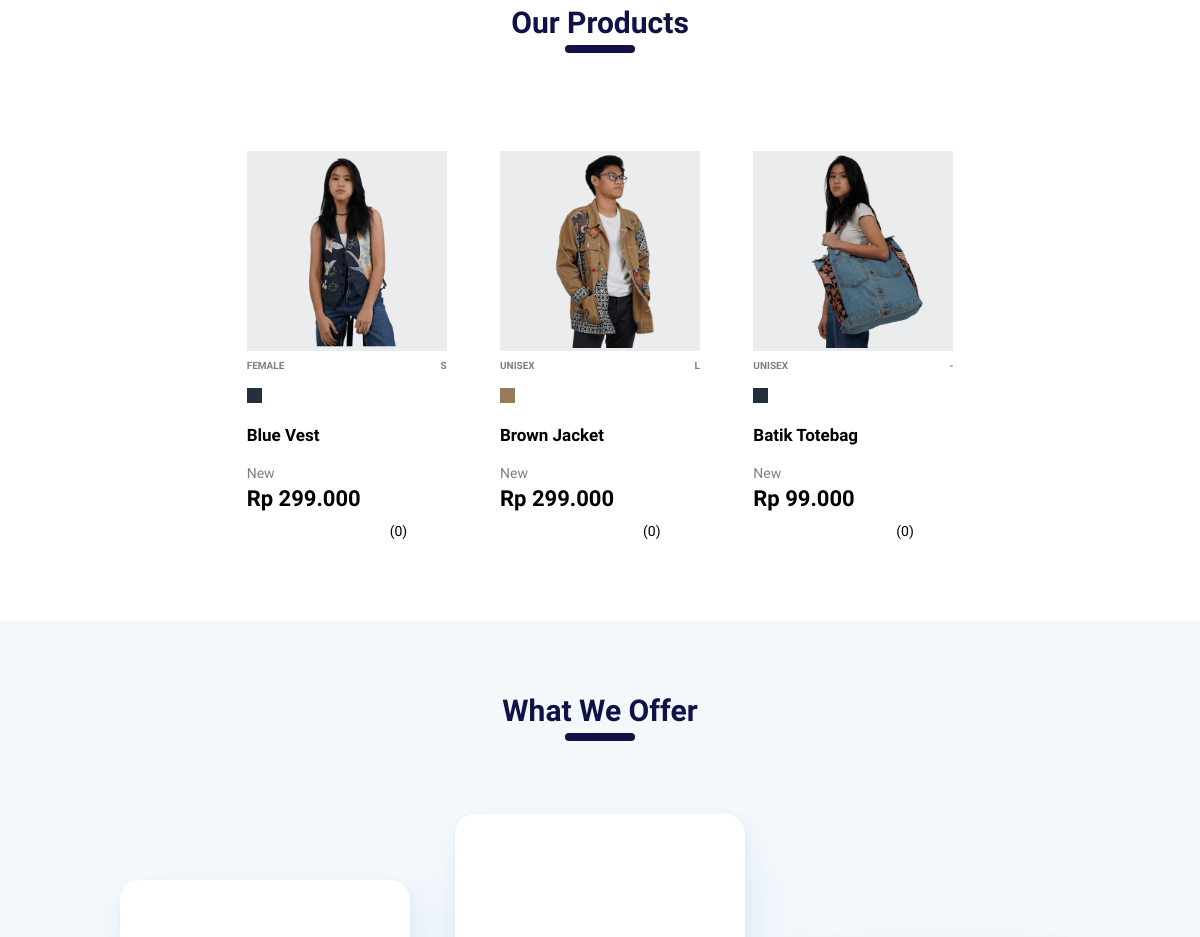
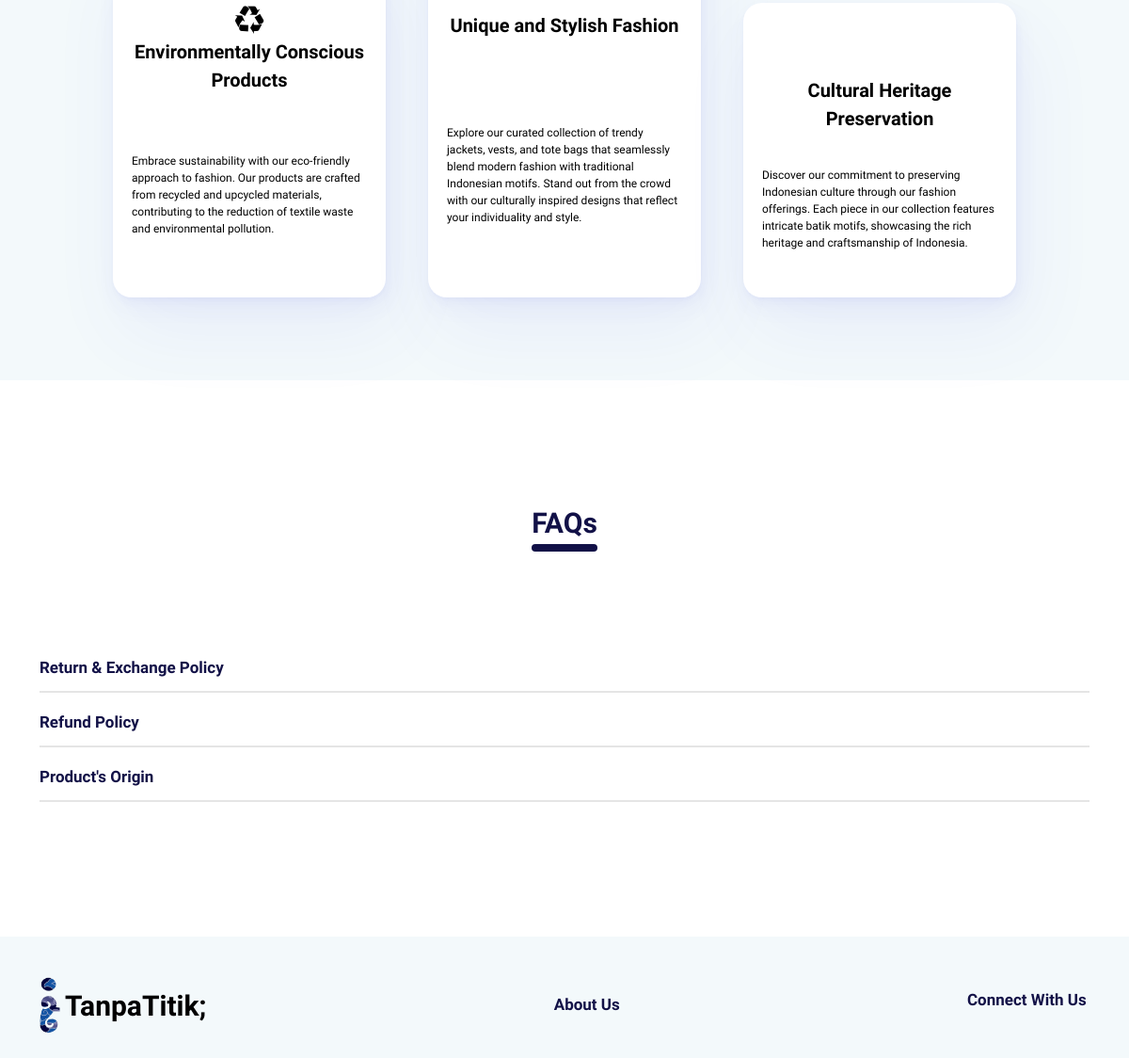
The app's page / (lower part), older data (2 pictures, top to bottom).
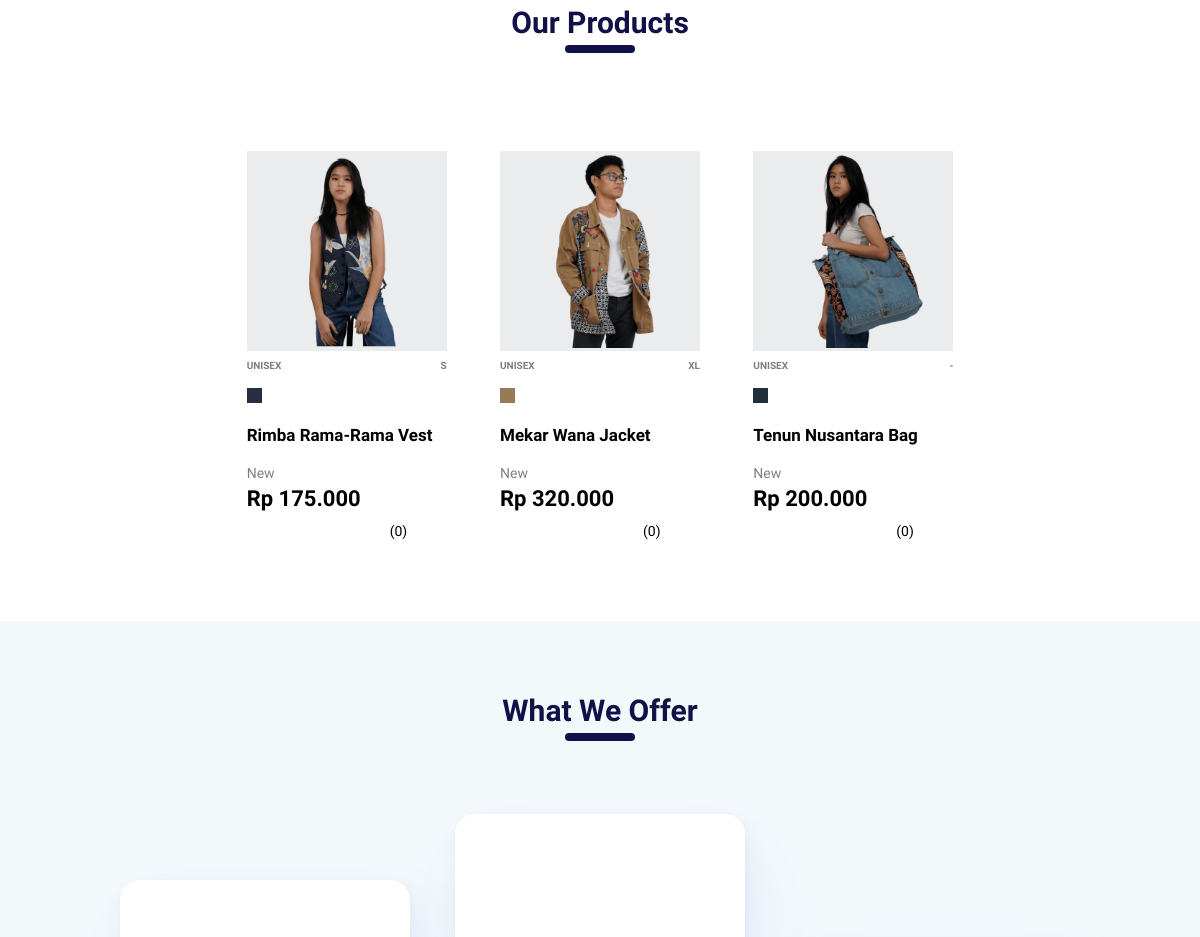
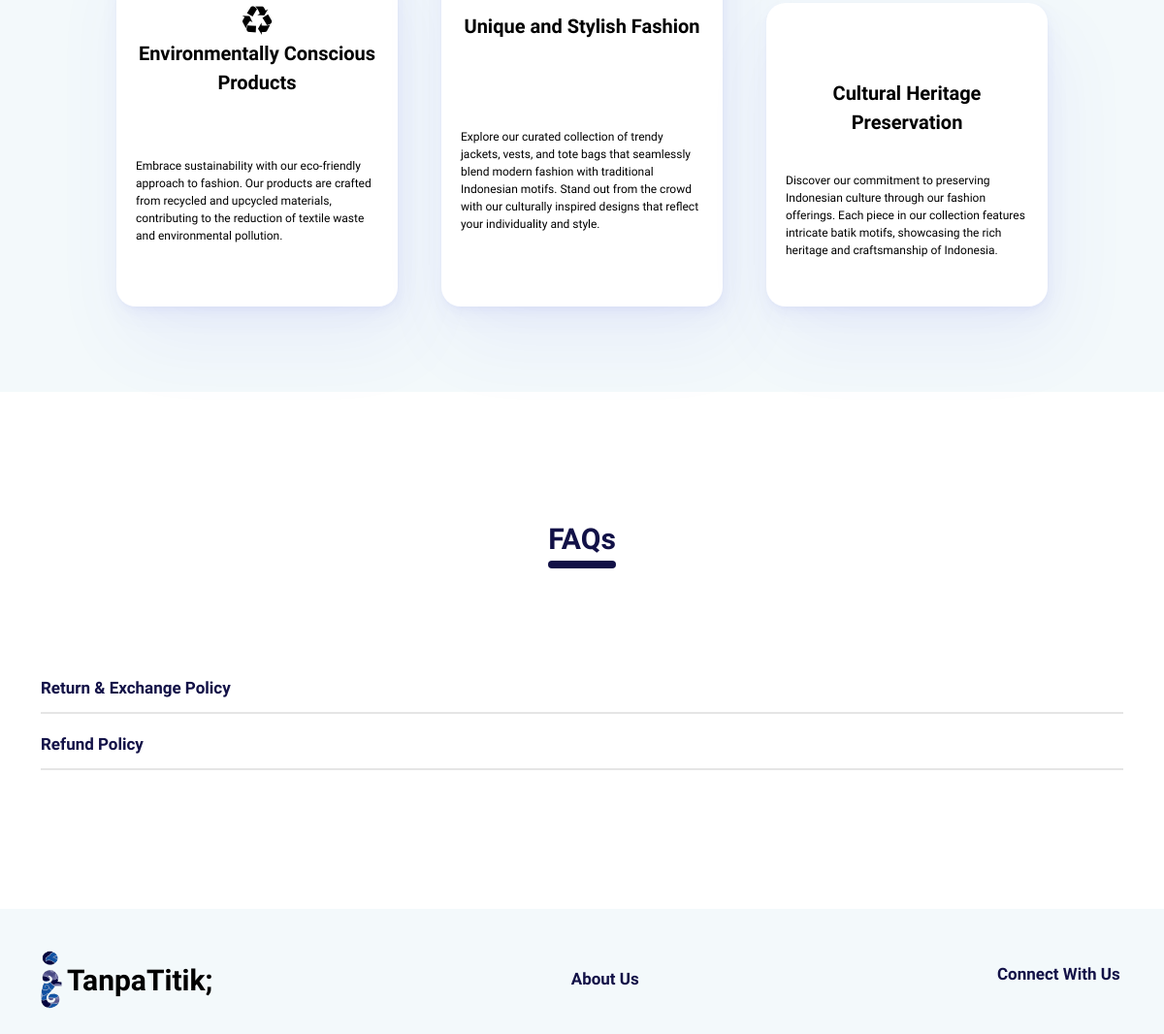
The same page, newer data (2 pictures, top to bottom).
### mainPage/models.py (models this page shows, shortened)
class Products(models.Model):
    name = models.CharField(max_length=200)
    product_index = models.IntegerField(default=0)
    img = models.ImageField(null=True, blank=True, upload_to="images/")
    color_circle = models.CharField(null=True, blank=True, max_length=200) #charfield or array?
    gender = models.CharField(null=True, blank=True, max_length=200)
    price = models.IntegerField(null=True,blank=True)
    offer = models.BooleanField(default=False)
    date = models.DateField(auto_now_add=True)
    status = models.CharField(null=True, blank=True, max_length=200)
    bio = models.CharField(null=True, blank=True, max_length=200)
    type = models.CharField(null=True, blank=True, max_length=200)
    size = models.CharField(null=True, blank=True, max_length=200)
    color = models.CharField(null=True, blank=True, max_length=200)
    color_hex = models.CharField(null=True, blank=True, max_length=200)
    stock = models.IntegerField(null=True,blank=True)
    @property
    def set_final_star(self):
        stars = self.products_review_set.all()
        stars = list(stars)
        total_stars = 0
        count = 0
        for i in stars:
            count += 1
            total_stars += i.star
        if count != 0:
            total_stars = total_stars / count
        return total_stars
    @property
    def set_final_star_len(self):
        stars = self.products_review_set.all()
        stars = list(stars)
        total_stars = 0
        count = 0
        for i in stars:
            count += 1
            total_stars += i.star
        if count != 0:
            total_stars = total_stars / count
        return count

class FAQs(models.Model):
    subject = models.CharField(max_length=200)
    text = models.CharField(max_length=200)

### mainPage/views.py (the view)
# urls.py: 2. Add a URL to urlpatterns:  path('', views.home, name='home')
def home (request):
    firstProduct = Products.objects.get(product_index=1) #First Displayed in the Carousel
    products = Products.objects.all()
    testimony = Testimony.objects.all()
    faqs = FAQs.objects.all()
    logo = Additional.objects.get(name="logo")
    if request.user.is_authenticated == True:
        customer = Customer.objects.get(user=request.user)
        customer_wishlist = Wishlist.objects.filter(customer=customer)
        order, created = Order.objects.get_or_create(customer=customer, current=True)
    else:
        customer = None
        customer_wishlist = []
        order = {'get_cart_total':0, 'get_cart_items':0}
    if request.POST.get("remove_search_button"):
        print("remove_search_button")
    if request.method == 'POST':
        searched = request.POST.get("search_bar", "")
        products = Products.objects.filter(name__contains=searched)
        print("ues")
    else:
        searched = ""
    return render(request, "main/home.html", {"logo":logo,"user":request.user,"customer":customer,"products":products,"firstProduct":firstProduct,"order":order,"customer_wishlist":customer_wishlist,"testimony":testimony,"faqs":faqs, "searched":searched})

### mainPage/templatetags/custom_filters.py (called while the page is built)
@register.filter
def add_fullstop(value):
    if type(value) is str or type(value) is float :
        value = int(value)
    return format(value, ',d').replace(',', '.').strip('.')

### mainPage/templates/main/home.html (shortened to what the changed rows need)
<!DOCTYPE html>
{% extends "main/base2.html" %}
{% load static %}
{% load custom_filters %}
    {% block head %}
    <link rel="stylesheet" type="text/css" href="{% static '/css/homePage/home.css' %}">
    <link rel="stylesheet" type="text/css" href="{% static '/css/homePage/collection.css' %}">
    <link rel="stylesheet" type="text/css" href="{% static '/css/homePage/usp.css' %}">
    <link rel="stylesheet" type="text/css" href="{% static '/css/homePage/faq.css' %}">
    <link rel="stylesheet" type="text/css" href="{% static '/css/cart_wishlist/cart.css' %}">
    {% endblock head %}
    {% block content %}
    <div class="container collection" id="collection">
      <div class="col-products">
        <div>
          {% for product in products %}
          <a href="/product/{{product.id}}">
          <div class="product" >
            <div class="product-img-container">
              <img class="img_product" src="{{product.img.url}}" alt="{{product.color_circle}}">
              {% if user.is_authenticated %}
                {% if product.is_wishlist|length >= 1 %}
                  {% for wishlist in product.is_wishlist %}
                    {% if wishlist.customer.user == user %}
                    <div class="heart is-active update-cart" data-product="{{product.id}}" data-action="remove" onclick="event.preventDefault()"></div>
                    {% else %}
                    <div id="heart{{product.id}}" class="heart update-cart" data-product="{{product.id}}" data-action="add" onclick="event.preventDefault()"></div>
                    {% endif %}
                  {% endfor %}
                {% else %}
                <div id="heart{{product.id}}" class="heart update-cart" data-product="{{product.id}}" data-action="add" onclick="event.preventDefault()"></div>
                {% endif %}
                {% else %}
                <div class="heart disabled" style="transition:none;" onclick="event.preventDefault()" data-bs-toggle="modal" data-bs-target="#exampleModalyes"></div>
              {% endif%}
            </div>
            <div class="product-gender-size">
              <div class="product-gender">{{product.gender}}</div>
              <div class="product-size">{{product.size}}</div>
            </div>
            <div class="product-color-container">
                <div class="product-color" style="background-color:{{product.color_hex}}">
                </div>
            </div>
            <div class="product-name">{{product.name}}</div>
            {% if product.offer == False %}
              <div class="product-status">
                {% if product.status != None %}
                  {{product.status}}
                {% endif %}
              </div>
              <div class="product-price">Rp {{product.price|add_fullstop}}</div>
            {% endif %}
            <div class="product-review" data-review="{{product.set_final_star}}">
              <div id="{{product.id}}_stars" class="stars" data-product-id="{{product.id}}">
              </div>
              <div class="review-amount">({{product.set_final_star_len}})</div>
            </div>
          </div>
          </a>
          {% endfor %}
        </div>
      </div>
    </div>
    <div class="container faq">
      <div class="faq-question-container">
        {% for faq in faqs %}
          <div class="faq-question">
            <div class="faq-head" type="button" data-bs-toggle="collapse" data-bs-target="#faq-no-{{faq.id}}" aria-expanded="false" aria-controls="collapseExample">
              <div class="faq-head-title">{{faq.subject}}</div>
            </div>
          </div>
        {% endfor %}
      </div>
    </div>
    {% endblock %}

Row changes from the older to the newer data that the page shows:
removed FAQs: subject "Product's Origin"
changed Products: gender "FEMALE" → "UNISEX"; name "Blue Vest" → "Rimba Rama-Rama Vest"; price|add_fullstop "299.000" → "175.000"
changed Products: size "L" → "XL"; name "Brown Jacket" → "Mekar Wana Jacket"; price|add_fullstop "299.000" → "320.000"
changed Products: name "Batik Totebag" → "Tenun Nusantara Bag"; price|add_fullstop "99.000" → "200.000"
